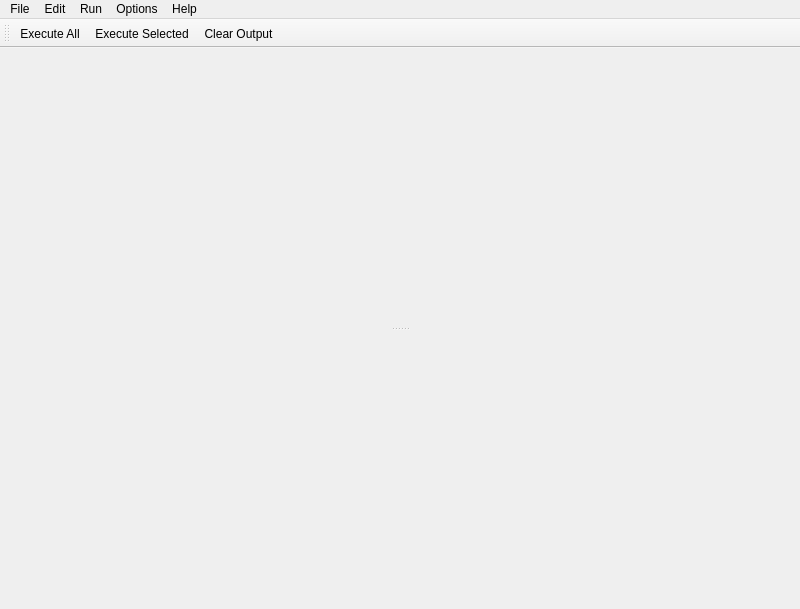
<?xml version="1.0" encoding="UTF-8"?>
<ui version="4.0">
 <class>scriptEditor</class>
 <widget class="QMainWindow" name="scriptEditor">
  <property name="geometry">
   <rect>
    <x>0</x>
    <y>0</y>
    <width>800</width>
    <height>609</height>
   </rect>
  </property>
  <property name="windowTitle">
   <string>MainWindow</string>
  </property>
  <widget class="QWidget" name="centralwidget">
   <layout class="QVBoxLayout" name="verticalLayout_2">
    <property name="spacing">
     <number>0</number>
    </property>
    <property name="margin">
     <number>0</number>
    </property>
    <item>
     <widget class="QFrame" name="frame_2">
      <property name="frameShape">
       <enum>QFrame::NoFrame</enum>
      </property>
      <property name="frameShadow">
       <enum>QFrame::Raised</enum>
      </property>
      <layout class="QVBoxLayout" name="verticalLayout">
       <property name="margin">
        <number>3</number>
       </property>
       <item>
        <widget class="QSplitter" name="splitter">
         <property name="orientation">
          <enum>Qt::Vertical</enum>
         </property>
         <widget class="QWidget" name="verticalLayoutWidget">
          <layout class="QVBoxLayout" name="out_ly"/>
         </widget>
         <widget class="QWidget" name="verticalLayoutWidget_2">
          <layout class="QVBoxLayout" name="in_ly"/>
         </widget>
        </widget>
       </item>
      </layout>
     </widget>
    </item>
   </layout>
  </widget>
  <widget class="QMenuBar" name="menubar">
   <property name="geometry">
    <rect>
     <x>0</x>
     <y>0</y>
     <width>800</width>
     <height>23</height>
    </rect>
   </property>
   <widget class="QMenu" name="file_menu">
    <property name="tearOffEnabled">
     <bool>true</bool>
    </property>
    <property name="title">
     <string>File</string>
    </property>
    <addaction name="saveSeccion_act"/>
    <addaction name="save_act"/>
    <addaction name="load_act"/>
   </widget>
   <widget class="QMenu" name="help_menu">
    <property name="tearOffEnabled">
     <bool>true</bool>
    </property>
    <property name="title">
     <string>Help</string>
    </property>
    <addaction name="openHomePage_act"/>
    <addaction name="shortcuts_act"/>
    <addaction name="separator"/>
    <addaction name="printHelp_act"/>
    <addaction name="about_act"/>
   </widget>
   <widget class="QMenu" name="tools_menu">
    <property name="tearOffEnabled">
     <bool>true</bool>
    </property>
    <property name="title">
     <string>Edit</string>
    </property>
    <addaction name="undo_act"/>
    <addaction name="redo_act"/>
    <addaction name="separator"/>
    <addaction name="copy_act"/>
    <addaction name="cut_act"/>
    <addaction name="paste_act"/>
    <addaction name="separator"/>
    <addaction name="tabToSpaces_act"/>
    <addaction name="comment_cat"/>
    <addaction name="find_act"/>
   </widget>
   <widget class="QMenu" name="options_menu">
    <property name="tearOffEnabled">
     <bool>true</bool>
    </property>
    <property name="title">
     <string>Options</string>
    </property>
    <widget class="QMenu" name="theme_menu">
     <property name="tearOffEnabled">
      <bool>true</bool>
     </property>
     <property name="title">
      <string>Theme</string>
     </property>
     <addaction name="editTheme_act"/>
     <addaction name="separator"/>
    </widget>
    <addaction name="theme_menu"/>
    <addaction name="settingsFile_act"/>
   </widget>
   <widget class="QMenu" name="run_menu">
    <property name="tearOffEnabled">
     <bool>true</bool>
    </property>
    <property name="title">
     <string>Run</string>
    </property>
    <addaction name="execAll_act"/>
    <addaction name="execSel_act"/>
    <addaction name="clearHistory_act"/>
   </widget>
   <addaction name="file_menu"/>
   <addaction name="tools_menu"/>
   <addaction name="run_menu"/>
   <addaction name="options_menu"/>
   <addaction name="help_menu"/>
  </widget>
  <widget class="QToolBar" name="toolBar">
   <property name="windowTitle">
    <string>toolBar</string>
   </property>
   <attribute name="toolBarArea">
    <enum>TopToolBarArea</enum>
   </attribute>
   <attribute name="toolBarBreak">
    <bool>false</bool>
   </attribute>
   <addaction name="execAll_act"/>
   <addaction name="execSel_act"/>
   <addaction name="clearHistory_act"/>
  </widget>
  <action name="clearHistory_act">
   <property name="text">
    <string>Clear Output</string>
   </property>
  </action>
  <action name="save_act">
   <property name="text">
    <string>Save Script</string>
   </property>
  </action>
  <action name="load_act">
   <property name="text">
    <string>Load Script</string>
   </property>
  </action>
  <action name="exit_act">
   <property name="text">
    <string>Exit</string>
   </property>
  </action>
  <action name="openHomePage_act">
   <property name="text">
    <string>Home Page</string>
   </property>
  </action>
  <action name="quickHelp_act">
   <property name="text">
    <string>Quick Help</string>
   </property>
  </action>
  <action name="saveSeccion_act">
   <property name="text">
    <string>Save session</string>
   </property>
  </action>
  <action name="tabToSpaces_act">
   <property name="text">
    <string>Tab to spaces</string>
   </property>
  </action>
  <action name="spacesToTabs_act">
   <property name="text">
    <string>Spaces to tab</string>
   </property>
  </action>
  <action name="settingsFile_act">
   <property name="text">
    <string>Open Settings Folder</string>
   </property>
  </action>
  <action name="editTheme_act">
   <property name="text">
    <string>Edit ...</string>
   </property>
  </action>
  <action name="shortcuts_act">
   <property name="text">
    <string>Show Shortcuts</string>
   </property>
  </action>
  <action name="donate_act">
   <property name="text">
    <string>Donate</string>
   </property>
  </action>
  <action name="about_act">
   <property name="text">
    <string>About</string>
   </property>
  </action>
  <action name="execAll_act">
   <property name="text">
    <string>Execute All</string>
   </property>
  </action>
  <action name="execSel_act">
   <property name="text">
    <string>Execute Selected</string>
   </property>
  </action>
  <action name="copy_act">
   <property name="text">
    <string>Copy</string>
   </property>
  </action>
  <action name="cut_act">
   <property name="text">
    <string>Cut</string>
   </property>
  </action>
  <action name="paste_act">
   <property name="text">
    <string>Paste</string>
   </property>
  </action>
  <action name="find_act">
   <property name="text">
    <string>Find and Replace</string>
   </property>
  </action>
  <action name="undo_act">
   <property name="text">
    <string>Undo</string>
   </property>
  </action>
  <action name="redo_act">
   <property name="text">
    <string>Redo</string>
   </property>
  </action>
  <action name="printHelp_act">
   <property name="text">
    <string>Print Help</string>
   </property>
  </action>
  <action name="comment_cat">
   <property name="text">
    <string>Comment</string>
   </property>
  </action>
 </widget>
 <resources/>
 <connections/>
</ui>
